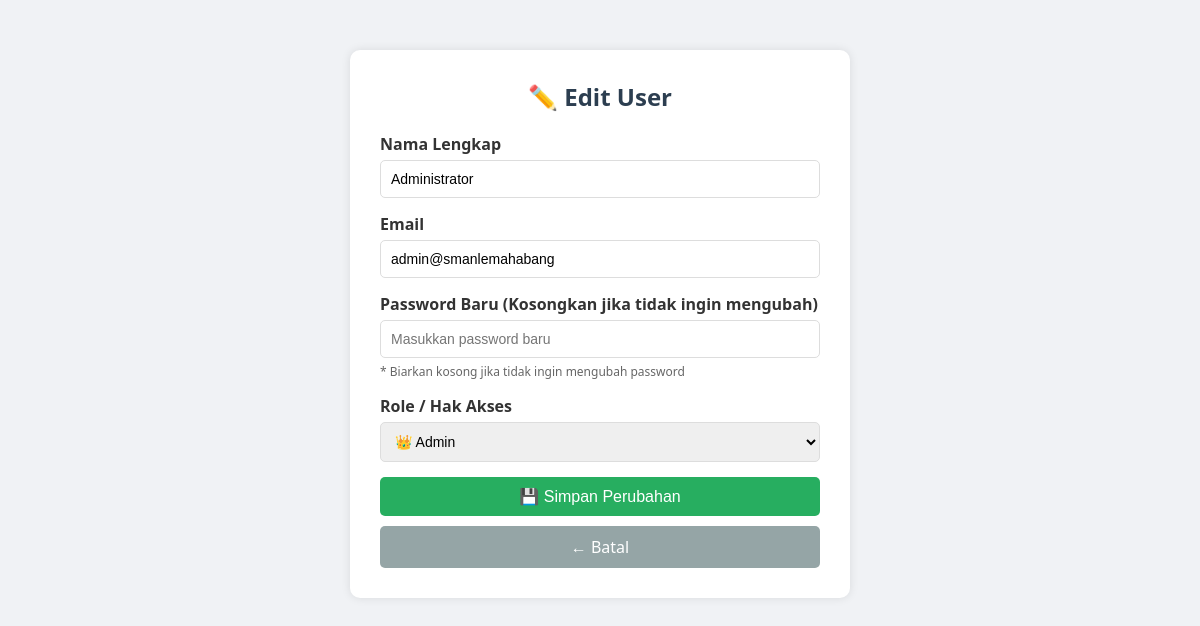
/pages/userProcess/editUser.php?id=4 (signed in), run on the app's committed database.
### tables this page shows
CREATE TABLE `users` (
  `nama` varchar(100) DEFAULT NULL,
  `kelas` varchar(20) DEFAULT NULL,
  `id` int(11) NOT NULL,
  `password` varchar(255) NOT NULL,
  `fullname` varchar(100) NOT NULL,
  `email` varchar(100) DEFAULT NULL,
  `role` enum('admin','user','manager') DEFAULT 'user',
  `created_at` timestamp NOT NULL DEFAULT current_timestamp()
);

### pages/userProcess/editUser.php (the view, shortened to what this page needs)
<?php
include '../../config/connection.php';
$id = isset($_GET['id']) ? (int)$_GET['id'] : 0;
$query = "SELECT * FROM users WHERE id = $id";
$result = mysqli_query($conn, $query);
$user = mysqli_fetch_assoc($result);
?>
<!DOCTYPE html>
<html>
<head>
    <link rel="stylesheet" href="../../assets/style/dashboardStyle.css">
</head>
<body>
<div class="form-container">
    <h2>✏️ Edit User</h2>
    <form action="" method="POST">
        <div class="form-group">
            <label>Nama Lengkap</label>
            <input type="text" name="nama" value="<?php echo htmlspecialchars($user['nama']); ?>" required>
        </div>
        <div class="form-group">
            <label>Email</label>
            <input type="email" name="email" value="<?php echo htmlspecialchars($user['email']); ?>" required>
        </div>
        <div class="form-group">
            <label>Password Baru (Kosongkan jika tidak ingin mengubah)</label>
            <input type="password" name="password" placeholder="Masukkan password baru">
            <div class="info-text">* Biarkan kosong jika tidak ingin mengubah password</div>
        </div>
        <div class="form-group">
            <label>Role / Hak Akses</label>
            <select name="role" required>
                <option value="admin" <?php echo $user['role'] == 'admin' ? 'selected' : ''; ?>>👑 Admin</option>
            </select>
        </div>
        <button type="submit" class="btn-save">💾 Simpan Perubahan</button>
        <a href="../../index.php" class="btn-cancel">← Batal</a>
    </form>
</div>
</body>
</html>

### assets/style/dashboardStyle.css (style rules this page uses)
* { margin: 0; padding: 0; box-sizing: border-box; }
body { font-family: 'Segoe UI', Tahoma, Geneva, Verdana, sans-serif; background: #f0f2f5; min-height: 100vh; }

### pages/userProcess/editUser.php (style rules this page uses)
.form-container { max-width: 500px; margin: 50px auto; background: white; padding: 30px; border-radius: 10px; box-shadow: 0 0 10px rgba(0,0,0,0.1); }
.form-group { margin-bottom: 15px; }
label { display: block; margin-bottom: 5px; font-weight: bold; color: #333; }
input, select { width: 100%; padding: 10px; border: 1px solid #ddd; border-radius: 5px; font-size: 14px; box-sizing: border-box; }
.btn-save { background: #27ae60; color: white; padding: 10px 20px; border: none; border-radius: 5px; cursor: pointer; font-size: 16px; width: 100%; }
.btn-cancel { background: #95a5a6; color: white; padding: 10px 20px; border: none; border-radius: 5px; cursor: pointer; text-decoration: none; display: inline-block; text-align: center; margin-top: 10px; width: 100%; }
h2 { text-align: center; margin-bottom: 20px; color: #2c3e50; }
.info-text { font-size: 12px; color: #666; margin-top: 5px; }

### data on the page
users: nama "Administrator", email "admin@smanlemahabang", role "👑 Admin"
